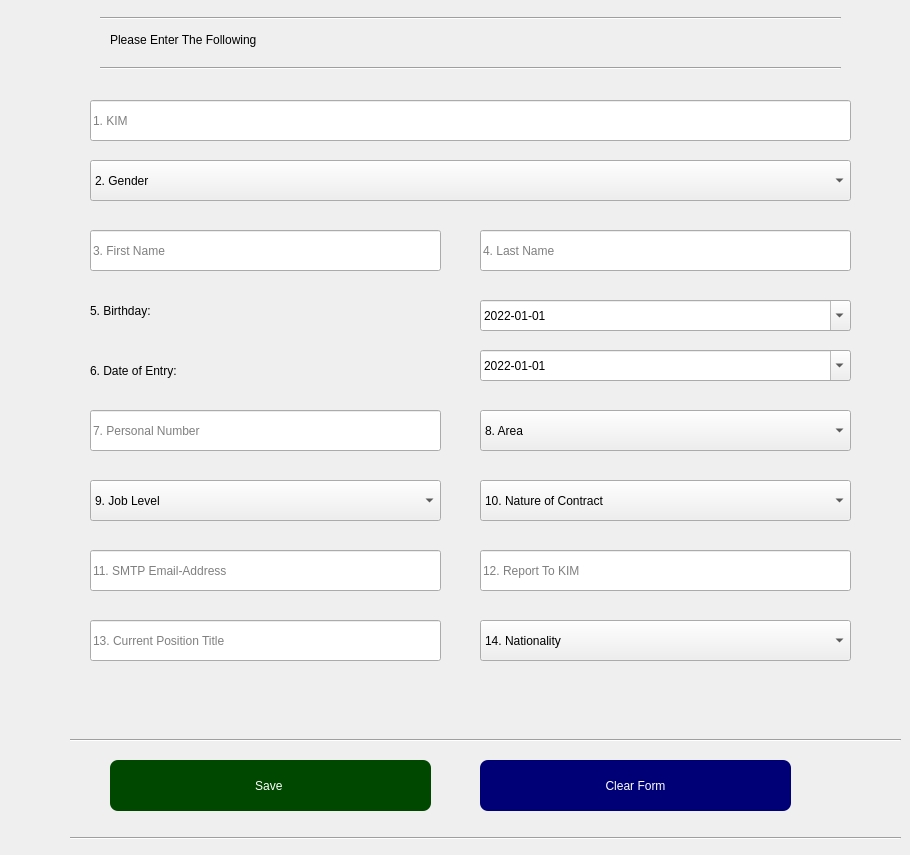
           <widget class="QWidget" name="tab_2">
            <attribute name="title">
             <string>Add Employee</string>
            </attribute>
            <widget class="Line" name="line_5">
             <property name="geometry">
              <rect>
               <x>100</x>
               <y>10</y>
               <width>741</width>
               <height>16</height>
              </rect>
             </property>
             <property name="orientation">
              <enum>Qt::Horizontal</enum>
             </property>
            </widget>
            <widget class="Line" name="line_6">
             <property name="geometry">
              <rect>
               <x>100</x>
               <y>60</y>
               <width>741</width>
               <height>16</height>
              </rect>
             </property>
             <property name="orientation">
              <enum>Qt::Horizontal</enum>
             </property>
            </widget>
            <widget class="QLabel" name="label_4">
             <property name="geometry">
              <rect>
               <x>110</x>
               <y>20</y>
               <width>301</width>
               <height>40</height>
              </rect>
             </property>
             <property name="styleSheet">
              <string notr="true">
font: 16pt &quot;Berlin Sans FB&quot;;</string>
             </property>
             <property name="text">
              <string>Please Enter The Following</string>
             </property>
            </widget>
            <widget class="QLineEdit" name="kim">
             <property name="geometry">
              <rect>
               <x>90</x>
               <y>100</y>
               <width>761</width>
               <height>41</height>
              </rect>
             </property>
             <property name="dragEnabled">
              <bool>true</bool>
             </property>
             <property name="placeholderText">
              <string>1. KIM</string>
             </property>
             <property name="clearButtonEnabled">
              <bool>true</bool>
             </property>
            </widget>
            <widget class="QLineEdit" name="lname">
             <property name="geometry">
              <rect>
               <x>480</x>
               <y>230</y>
               <width>371</width>
               <height>41</height>
              </rect>
             </property>
             <property name="dragEnabled">
              <bool>true</bool>
             </property>
             <property name="placeholderText">
              <string>4. Last Name</string>
             </property>
             <property name="clearButtonEnabled">
              <bool>true</bool>
             </property>
            </widget>
            <widget class="QLineEdit" name="fname">
             <property name="geometry">
              <rect>
               <x>90</x>
               <y>230</y>
               <width>351</width>
               <height>41</height>
              </rect>
             </property>
             <property name="dragEnabled">
              <bool>true</bool>
             </property>
             <property name="placeholderText">
              <string>3. First Name </string>
             </property>
             <property name="clearButtonEnabled">
              <bool>true</bool>
             </property>
            </widget>
            <widget class="QComboBox" name="gender">
             <property name="geometry">
              <rect>
               <x>90</x>
               <y>160</y>
               <width>761</width>
               <height>41</height>
              </rect>
             </property>
             <item>
              <property name="text">
               <string>2. Gender</string>
              </property>
             </item>
             <item>
              <property name="text">
               <string>Male</string>
              </property>
             </item>
             <item>
              <property name="text">
               <string>Female</string>
              </property>
             </item>
            </widget>
            <widget class="QLineEdit" name="personal_number">
             <property name="geometry">
              <rect>
               <x>90</x>
               <y>410</y>
               <width>351</width>
               <height>41</height>
              </rect>
             </property>
             <property name="dragEnabled">
              <bool>true</bool>
             </property>
             <property name="placeholderText">
              <string>7. Personal Number</string>
             </property>
             <property name="cursorMoveStyle">
              <enum>Qt::VisualMoveStyle</enum>
             </property>
             <property name="clearButtonEnabled">
              <bool>true</bool>
             </property>
            </widget>
            <widget class="QLineEdit" name="report">
             <property name="geometry">
              <rect>
               <x>480</x>
               <y>550</y>
               <width>371</width>
               <height>41</height>
              </rect>
             </property>
             <property name="dragEnabled">
              <bool>true</bool>
             </property>
             <property name="placeholderText">
              <string>12. Report To KIM</string>
             </property>
             <property name="clearButtonEnabled">
              <bool>true</bool>
             </property>
            </widget>
            <widget class="QLineEdit" name="email">
             <property name="geometry">
              <rect>
               <x>90</x>
               <y>550</y>
               <width>351</width>
               <height>41</height>
              </rect>
             </property>
             <property name="dragEnabled">
              <bool>true</bool>
             </property>
             <property name="placeholderText">
              <string>11. SMTP Email-Address</string>
             </property>
             <property name="clearButtonEnabled">
              <bool>true</bool>
             </property>
            </widget>
            <widget class="QLineEdit" name="current_position">
             <property name="geometry">
              <rect>
               <x>90</x>
               <y>620</y>
               <width>351</width>
               <height>41</height>
              </rect>
             </property>
             <property name="dragEnabled">
              <bool>true</bool>
             </property>
             <property name="placeholderText">
              <string>13. Current Position Title</string>
             </property>
             <property name="clearButtonEnabled">
              <bool>true</bool>
             </property>
            </widget>
            <widget class="QPushButton" name="pushButton_3">
             <property name="geometry">
              <rect>
               <x>110</x>
               <y>760</y>
               <width>321</width>
               <height>51</height>
              </rect>
             </property>
             <property name="styleSheet">
              <string notr="true">background-color: rgb(0, 71, 0);
color: rgb(255, 255, 255);
border-radius:8px;</string>
             </property>
             <property name="text">
              <string>Save </string>
             </property>
             <property name="checkable">
              <bool>true</bool>
             </property>
            </widget>
            <widget class="QPushButton" name="pushButton_4">
             <property name="geometry">
              <rect>
               <x>480</x>
               <y>760</y>
               <width>311</width>
               <height>51</height>
              </rect>
             </property>
             <property name="styleSheet">
              <string notr="true">background-color: rgb(0, 0, 118);
color: rgb(255, 255, 255);
border-radius:8px;</string>
             </property>
             <property name="text">
              <string>Clear Form</string>
             </property>
             <property name="flat">
              <bool>true</bool>
             </property>
            </widget>
            <widget class="Line" name="line_9">
             <property name="geometry">
              <rect>
               <x>70</x>
               <y>730</y>
               <width>831</width>
               <height>20</height>
              </rect>
             </property>
             <property name="orientation">
              <enum>Qt::Horizontal</enum>
             </property>
            </widget>
            <widget class="Line" name="line_10">
             <property name="geometry">
              <rect>
               <x>70</x>
               <y>830</y>
               <width>831</width>
               <height>16</height>
              </rect>
             </property>
             <property name="orientation">
              <enum>Qt::Horizontal</enum>
             </property>
            </widget>
            <widget class="QDateEdit" name="birthday">
             <property name="geometry">
              <rect>
               <x>480</x>
               <y>300</y>
               <width>371</width>
               <height>31</height>
              </rect>
             </property>
             <property name="specialValueText">
              <string/>
             </property>
             <property name="displayFormat">
              <string>yyyy-MM-dd</string>
             </property>
             <property name="calendarPopup">
              <bool>true</bool>
             </property>
             <property name="date">
              <date>
               <year>2022</year>
               <month>1</month>
               <day>1</day>
              </date>
             </property>
            </widget>
            <widget class="QDateEdit" name="date_of_entry">
             <property name="geometry">
              <rect>
               <x>480</x>
               <y>350</y>
               <width>371</width>
               <height>31</height>
              </rect>
             </property>
             <property name="specialValueText">
              <string/>
             </property>
             <property name="displayFormat">
              <string>yyyy-MM-dd</string>
             </property>
             <property name="calendarPopup">
              <bool>true</bool>
             </property>
             <property name="date">
              <date>
               <year>2022</year>
               <month>1</month>
               <day>1</day>
              </date>
             </property>
            </widget>
            <widget class="QComboBox" name="employee_group">
             <property name="geometry">
              <rect>
               <x>480</x>
               <y>410</y>
               <width>371</width>
               <height>41</height>
              </rect>
             </property>
             <item>
              <property name="text">
               <string>8. Area</string>
              </property>
             </item>
             <item>
              <property name="text">
               <string>Support</string>
              </property>
             </item>
             <item>
              <property name="text">
               <string>Direct</string>
              </property>
             </item>
             <item>
              <property name="text">
               <string>Indirect</string>
              </property>
             </item>
            </widget>
            <widget class="QComboBox" name="hr_level">
             <property name="geometry">
              <rect>
               <x>90</x>
               <y>480</y>
               <width>351</width>
               <height>41</height>
              </rect>
             </property>
             <item>
              <property name="text">
               <string>9. Job Level</string>
              </property>
             </item>
             <item>
              <property name="text">
               <string>040</string>
              </property>
             </item>
             <item>
              <property name="text">
               <string>050</string>
              </property>
             </item>
             <item>
              <property name="text">
               <string>061</string>
              </property>
             </item>
             <item>
              <property name="text">
               <string>062</string>
              </property>
             </item>
             <item>
              <property name="text">
               <string>071</string>
              </property>
             </item>
            </widget>
            <widget class="QComboBox" name="nationality">
             <property name="geometry">
              <rect>
               <x>480</x>
               <y>620</y>
               <width>371</width>
               <height>41</height>
              </rect>
             </property>
             <item>
              <property name="text">
               <string>14. Nationality</string>
              </property>
             </item>
             <item>
              <property name="text">
               <string>za</string>
              </property>
             </item>
             <item>
              <property name="text">
               <string>den</string>
              </property>
             </item>
             <item>
              <property name="text">
               <string>ger</string>
              </property>
             </item>
             <item>
              <property name="text">
               <string>zw</string>
              </property>
             </item>
            </widget>
            <widget class="QComboBox" name="employement_type">
             <property name="geometry">
              <rect>
               <x>480</x>
               <y>480</y>
               <width>371</width>
               <height>41</height>
              </rect>
             </property>
             <item>
              <property name="text">
               <string>10. Nature of Contract</string>
              </property>
             </item>
             <item>
              <property name="text">
               <string>Permanent Employees</string>
              </property>
             </item>
             <item>
              <property name="text">
               <string>Host Based</string>
              </property>
             </item>
             <item>
              <property name="text">
               <string>Senior Expert</string>
              </property>
             </item>
             <item>
              <property name="text">
               <string>Local&amp;Move Transforming Europa</string>
              </property>
             </item>
             <item>
              <property name="text">
               <string>Temporary Employees (n/a for impatriates)</string>
              </property>
             </item>
             <item>
              <property name="text">
               <string>Employee on Holiday Job</string>
              </property>
             </item>
             <item>
              <property name="text">
               <string>Employees in educational program - Apprenticeship</string>
              </property>
             </item>
             <item>
              <property name="text">
               <string>Employees in educational program - e.g. Co-op</string>
              </property>
             </item>
             <item>
              <property name="text">
               <string>Int. Management Associate Program</string>
              </property>
             </item>
             <item>
              <property name="text">
               <string>Employees in formal education</string>
              </property>
             </item>
             <item>
              <property name="text">
               <string>Brückenpraktikant (Germany only)</string>
              </property>
             </item>
             <item>
              <property name="text">
               <string>PhD Candidates</string>
              </property>
             </item>
             <item>
              <property name="text">
               <string>Working Students</string>
              </property>
             </item>
             <item>
              <property name="text">
               <string>Temporarily Separated (others)</string>
              </property>
             </item>
             <item>
              <property name="text">
               <string>released</string>
              </property>
             </item>
             <item>
              <property name="text">
               <string>Military Service/ Civilian Service</string>
              </property>
             </item>
             <item>
              <property name="text">
               <string>Long-Term Absence</string>
              </property>
             </item>
             <item>
              <property name="text">
               <string>Expats</string>
              </property>
             </item>
             <item>
              <property name="text">
               <string>Parental Leave</string>
              </property>
             </item>
             <item>
              <property name="text">
               <string>Employee who is long term ill</string>
              </property>
             </item>
             <item>
              <property name="text">
               <string>Nursing Leave</string>
              </property>
             </item>
             <item>
              <property name="text">
               <string>Retiree</string>
              </property>
             </item>
             <item>
              <property name="text">
               <string>Early Retirees</string>
              </property>
             </item>
             <item>
              <property name="text">
               <string>Employee in Part-Time Retirement (passive)</string>
              </property>
             </item>
             <item>
              <property name="text">
               <string>Surviving Spouses</string>
              </property>
             </item>
             <item>
              <property name="text">
               <string>Surviving Children</string>
              </property>
             </item>
             <item>
              <property name="text">
               <string>Überlassungsmodell Direct Sales</string>
              </property>
             </item>
             <item>
              <property name="text">
               <string>Joint Venture-Employees</string>
              </property>
             </item>
             <item>
              <property name="text">
               <string>Re-hire Agreement</string>
              </property>
             </item>
             <item>
              <property name="text">
               <string>User Cooperations</string>
              </property>
             </item>
             <item>
              <property name="text">
               <string>Agency Worker</string>
              </property>
             </item>
             <item>
              <property name="text">
               <string>Non-Employees</string>
              </property>
             </item>
            </widget>
            <widget class="QLabel" name="label_12">
             <property name="geometry">
              <rect>
               <x>90</x>
               <y>290</y>
               <width>101</width>
               <height>41</height>
              </rect>
             </property>
             <property name="text">
              <string>5. Birthday:</string>
             </property>
            </widget>
            <widget class="QLabel" name="label_14">
             <property name="geometry">
              <rect>
               <x>90</x>
               <y>360</y>
               <width>151</width>
               <height>21</height>
              </rect>
             </property>
             <property name="text">
              <string>6. Date of Entry:</string>
             </property>
            </widget>
           </widget>
